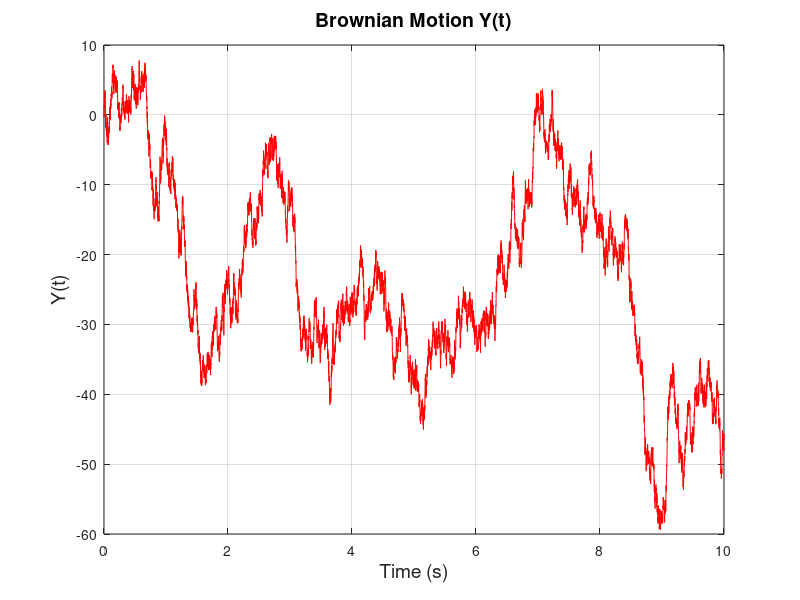

Reproduce this figure in MATLAB.
% Deep Patel
% Math 481
% Brownian Motion Computer Assignment

clear all, close all, clc

N = 10000;                  % Number of data points in Brownian motion
X = -1 + (2)*rand(N,1);     % Gives a random number between -1 and 1
Y = zeros(N+1,1);
Y(1) = 0;
for i = 1:N
    Y(i+1) = Y(i)+X(i);
end
% Y = cumsum(X);              % Gets the cumulative sum of the random number X
t = linspace(0,10,N+1);       % Sets an arbitrary time vector between time 0 and 10 seconds

% Plot
figure;
plot(t,Y,'r'); grid on;
xlabel('Time (s)','FontSize',14); ylabel('Y(t)','FontSize',14);
title('Brownian Motion Y(t)','FontSize',14);
